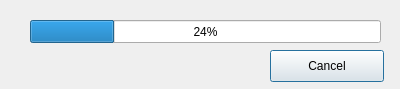
<?xml version="1.0" encoding="UTF-8"?>
<ui version="4.0">
 <class>ReconDialog</class>
 <widget class="QDialog" name="ReconDialog">
  <property name="geometry">
   <rect>
    <x>0</x>
    <y>0</y>
    <width>400</width>
    <height>89</height>
   </rect>
  </property>
  <property name="windowTitle">
   <string>Reconstructing slices</string>
  </property>
  <widget class="QProgressBar" name="progressBar">
   <property name="geometry">
    <rect>
     <x>30</x>
     <y>20</y>
     <width>351</width>
     <height>23</height>
    </rect>
   </property>
   <property name="value">
    <number>24</number>
   </property>
  </widget>
  <widget class="QPushButton" name="buttonCancel">
   <property name="geometry">
    <rect>
     <x>270</x>
     <y>50</y>
     <width>114</width>
     <height>32</height>
    </rect>
   </property>
   <property name="text">
    <string>Cancel</string>
   </property>
  </widget>
 </widget>
 <resources/>
 <connections/>
</ui>
